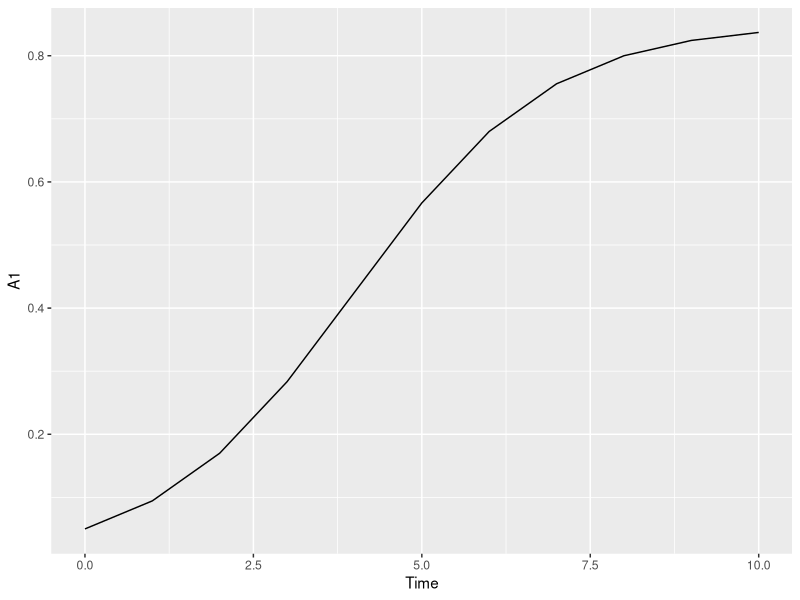
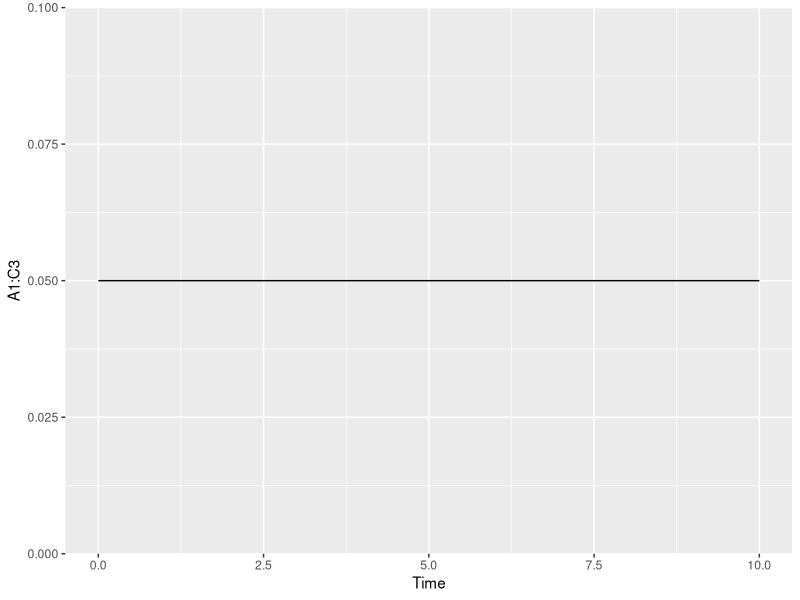
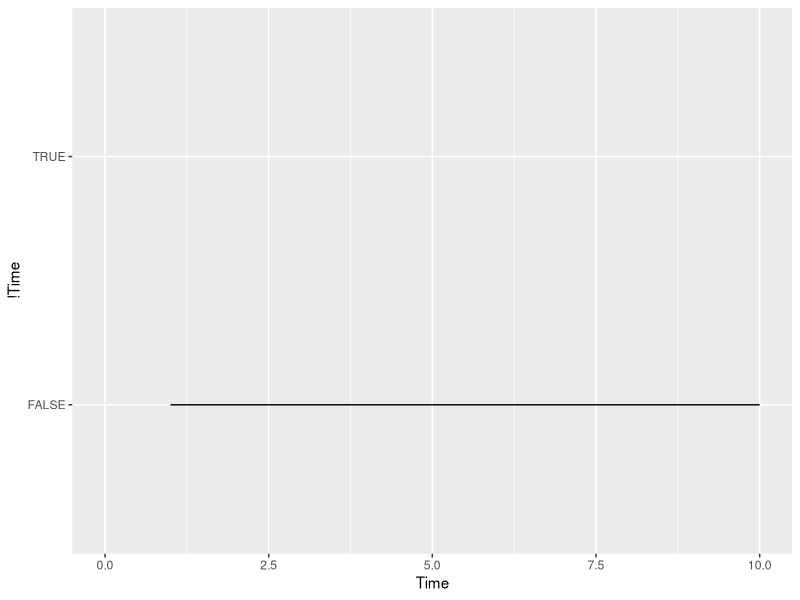
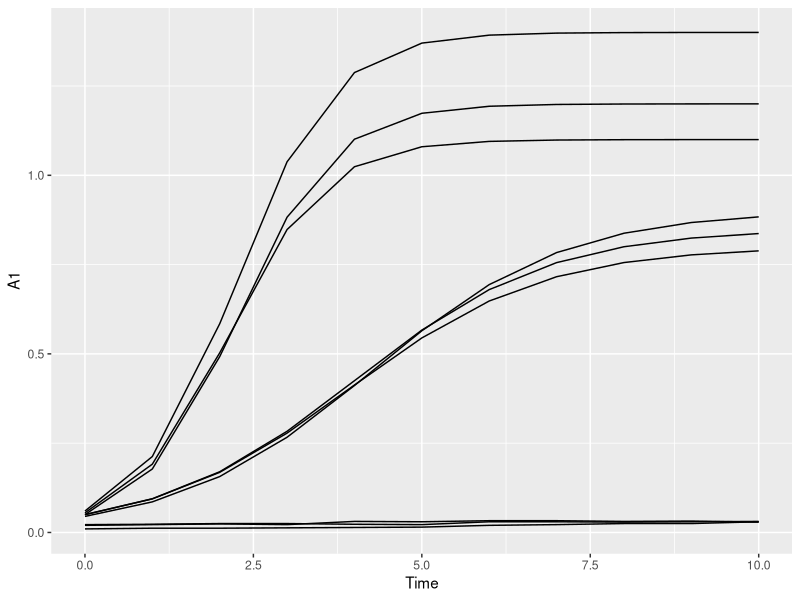
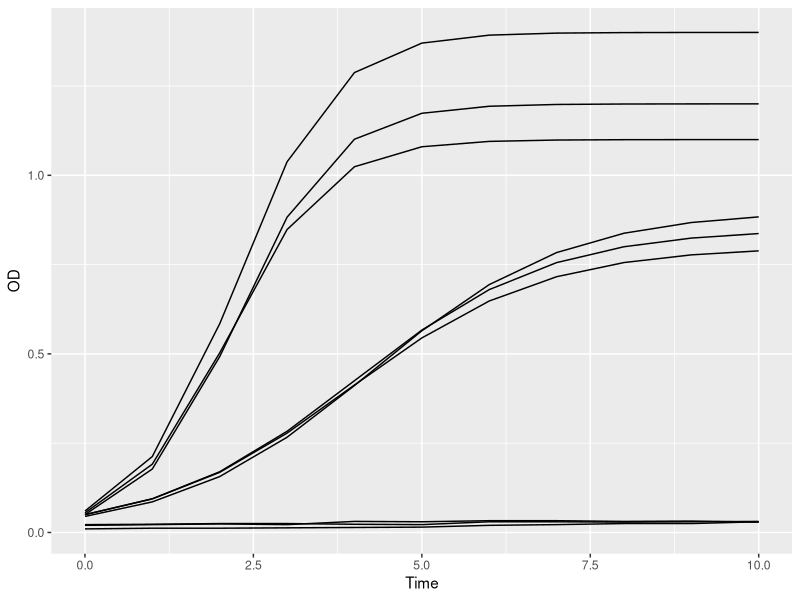
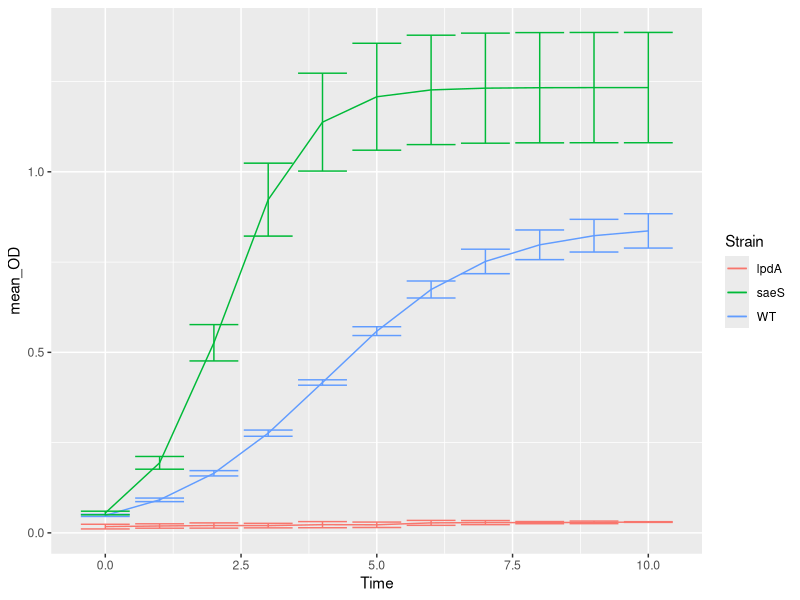

Here is the R script that generated these plots, in order:
## ---- chunk 1
library(tidyverse)

growth_data <- read_csv("data/growth_data.csv")

growth_data
## ---- chunk 2
growth_data %>%
  ggplot(aes(x = Time, y = A1)) + 
  geom_line()
## ---- chunk 3

# This didn't work
growth_data %>%
  ggplot(aes(x = Time, y = A1:C3)) + 
  geom_line()

# Nope
growth_data %>%
  ggplot(aes(x = Time, y = !Time)) + 
  geom_line()

# Yes, but wow it's annoying

growth_data %>%
  ggplot(aes(x = Time)) + 
  geom_line(aes(y = A1)) +
  geom_line(aes(y = A2)) +
  geom_line(aes(y = A3)) + 
  geom_line(aes(y = B1)) +
  geom_line(aes(y = B2)) +
  geom_line(aes(y = B3)) + 
  geom_line(aes(y = C1)) +
  geom_line(aes(y = C2)) +
  geom_line(aes(y = C3))
## ---- chunk 4
long_data <- growth_data %>%
  pivot_longer(cols = c(A1, A2, A3, B1, B2, B3, C1, C2, C3), 
               names_to = "Well", values_to = "OD")

# We can do this even easier, by using the `!` symbol to select everything BUT Time

long_data <- growth_data %>%
  pivot_longer(cols = !Time, names_to = "Well", values_to = "OD")

long_data
## ---- chunk 5

long_data %>%
  ggplot(aes(x = Time, y = OD, group = Well)) + 
  geom_line()
## ---- chunk 6
# Using case_whens and writing out all the wells

long_data %>%
  mutate(Strain = case_when(Well %in% c("A1", "B1", "C1") ~ "WT",
                            Well %in% c("A2", "B2", "C2") ~ "saeS",
                            Well %in% c("A3", "B3", "C3") ~ "lpdA"))

# Making a "dictionary" that you then use to join:

well_dict <- data.frame(Well = c("A1","B1","C1","A2","B2","C2","A3","B3","C3"),
                        Strain = rep(c("WT","saeS","lpdA"),3))
well_dict

long_data %>%
  inner_join(well_dict)

# Looking for patterns (WT starts with A) with str_detect

long_data %>%
  mutate(Strain = case_when(str_detect(Well, "1") ~ "WT",
                            str_detect(Well, "2") ~ "saeS",
                            str_detect(Well, "3") ~ "lpdA"))

## ---- chunk 7
strain_data <- long_data %>%
  mutate(Strain = case_when(Well %in% c("A1", "B1", "C1") ~ "WT",
                            Well %in% c("A2", "B2", "C2") ~ "saeS",
                            Well %in% c("A3", "B3", "C3") ~ "lpdA"))

summarized_data <- strain_data %>%
 group_by(Time, Strain) %>%
  summarize(mean_OD = mean(OD),
            sd_OD = sd(OD))

summarized_data
## ---- chunk 8
summarized_data %>%
  ggplot(aes(x = Time, y = mean_OD, group = Strain, color = Strain)) + 
  geom_line() + 
  geom_errorbar(aes(ymin = mean_OD - sd_OD, ymax = mean_OD + sd_OD))
## ---- chunk 9
strain_data %>%
  pivot_wider(names_from = Strain, values_from = OD)
## ---- chunk 10
strain_data %>%
  select(-Well) %>%
  pivot_wider(names_from = Strain, values_from = OD)
## ---- chunk 11
strain_data %>%
  pivot_wider(names_from = c(Strain, Well), values_from = OD)
## ---- chunk 12
summarized_data %>%
  pivot_wider(names_from = Strain, values_from = c(mean_OD, sd_OD))
